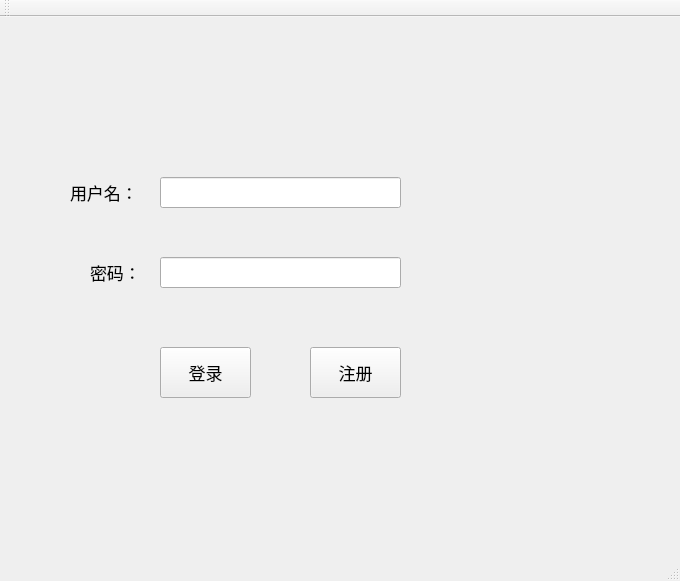
<?xml version="1.0" encoding="UTF-8"?>
<ui version="4.0">
 <class>Login</class>
 <widget class="QMainWindow" name="Login">
  <property name="geometry">
   <rect>
    <x>0</x>
    <y>0</y>
    <width>680</width>
    <height>581</height>
   </rect>
  </property>
  <property name="windowTitle">
   <string>Login</string>
  </property>
  <widget class="QWidget" name="centralWidget">
   <widget class="QLineEdit" name="lineEditAccount">
    <property name="geometry">
     <rect>
      <x>160</x>
      <y>160</y>
      <width>241</width>
      <height>31</height>
     </rect>
    </property>
    <property name="font">
     <font>
      <pointsize>12</pointsize>
     </font>
    </property>
    <property name="mouseTracking">
     <bool>false</bool>
    </property>
    <property name="autoFillBackground">
     <bool>false</bool>
    </property>
   </widget>
   <widget class="QLabel" name="labelAccount">
    <property name="geometry">
     <rect>
      <x>70</x>
      <y>160</y>
      <width>81</width>
      <height>31</height>
     </rect>
    </property>
    <property name="font">
     <font>
      <family>华文楷体</family>
      <pointsize>13</pointsize>
     </font>
    </property>
    <property name="text">
     <string>用户名：</string>
    </property>
   </widget>
   <widget class="QPushButton" name="btLogin">
    <property name="geometry">
     <rect>
      <x>160</x>
      <y>330</y>
      <width>91</width>
      <height>51</height>
     </rect>
    </property>
    <property name="font">
     <font>
      <family>华文楷体</family>
      <pointsize>13</pointsize>
      <weight>50</weight>
      <bold>false</bold>
     </font>
    </property>
    <property name="text">
     <string>登录</string>
    </property>
   </widget>
   <widget class="QLineEdit" name="lineEditPassword">
    <property name="geometry">
     <rect>
      <x>160</x>
      <y>240</y>
      <width>241</width>
      <height>31</height>
     </rect>
    </property>
    <property name="echoMode">
     <enum>QLineEdit::Password</enum>
    </property>
   </widget>
   <widget class="QPushButton" name="btRegister">
    <property name="geometry">
     <rect>
      <x>310</x>
      <y>330</y>
      <width>91</width>
      <height>51</height>
     </rect>
    </property>
    <property name="font">
     <font>
      <family>华文楷体</family>
      <pointsize>13</pointsize>
      <weight>50</weight>
      <bold>false</bold>
     </font>
    </property>
    <property name="text">
     <string>注册</string>
    </property>
   </widget>
   <widget class="QLabel" name="labelPassword">
    <property name="geometry">
     <rect>
      <x>90</x>
      <y>240</y>
      <width>81</width>
      <height>31</height>
     </rect>
    </property>
    <property name="font">
     <font>
      <family>华文楷体</family>
      <pointsize>13</pointsize>
     </font>
    </property>
    <property name="text">
     <string>密码：</string>
    </property>
   </widget>
  </widget>
  <widget class="QMenuBar" name="menuBar">
   <property name="geometry">
    <rect>
     <x>0</x>
     <y>0</y>
     <width>680</width>
     <height>26</height>
    </rect>
   </property>
  </widget>
  <widget class="QToolBar" name="mainToolBar">
   <attribute name="toolBarArea">
    <enum>TopToolBarArea</enum>
   </attribute>
   <attribute name="toolBarBreak">
    <bool>false</bool>
   </attribute>
  </widget>
  <widget class="QStatusBar" name="statusBar"/>
 </widget>
 <layoutdefault spacing="6" margin="11"/>
 <resources/>
 <connections/>
</ui>
